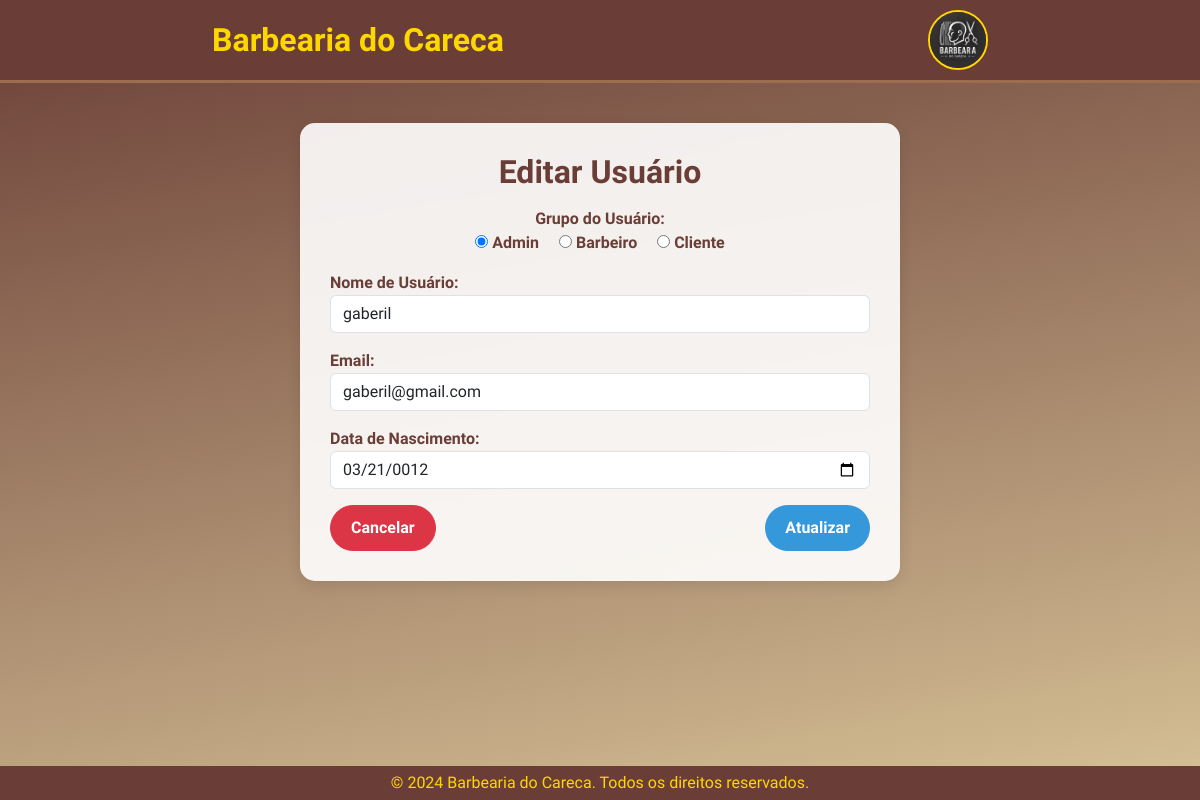
The app's page /editar.php?id=14 with its own data.
### tables this page shows
CREATE TABLE `abc` (
  `id_usuario` int(11) NOT NULL,
  `nome` varchar(256) NOT NULL,
  `email` varchar(128) NOT NULL,
  `data_de_nascimento` date NOT NULL,
  `id_grupo` int(11) NOT NULL,
  `data_criacao` datetime NOT NULL DEFAULT current_timestamp()
);

### editar.php (the view, shortened to what this page needs)
<?php
include "conexao.php";
if (isset($_GET['id'])) {
    $id = $_GET['id'];
    $sql = "SELECT * FROM abc WHERE id_usuario = $id";
    $result = $conn->query($sql);
    if ($result->num_rows > 0) {
        $user = $result->fetch_assoc();
    } else {
        echo "Usuário não encontrado!";
        exit;
    }
}
?>
<!DOCTYPE html>
<html lang="pt-BR">
<head>
    <link href="https://cdn.jsdelivr.net/npm/bootstrap@5.3.3/dist/css/bootstrap.min.css" rel="stylesheet">
</head>
<body>
<nav>
   <div class="container1">
   <a href="index.php"><div class="brand">Barbearia do Careca</div></a>
   <a href="index.php"><img src="imagens/logu.webp" alt="Logo"></a>
    </div>
</nav><br>
<div class="container mt-3">
  <h2>Editar Usuário</h2>
  <form action="editar.php?id=<?php echo $id; ?>" method="POST">
    <div class="mb-3 mt-3" id="group">
      <label class="radio-group form-check-label">Grupo do Usuário:</label>
      <div class="radio-group">
          <div>
              <input type="radio" id="grupo1" name="id_grupo" value="1" <?php if ($user['id_grupo'] == 1) echo 'checked'; ?> onclick="info()">
              <label for="grupo1">Admin</label>
          </div>
          <div>
              <input type="radio" id="grupo2" name="id_grupo" value="2" <?php if ($user['id_grupo'] == 2) echo 'checked'; ?> onclick="info()">
              <label for="grupo2">Barbeiro</label>
          </div>
          <div>
              <input type="radio" id="grupo3" name="id_grupo" value="3" <?php if ($user['id_grupo'] == 3) echo 'checked'; ?> onclick="info()">
              <label for="grupo3">Cliente</label>
          </div>
      </div>
    </div>
    <div class="mb-3 mt-3">
      <label for="nome">Nome de Usuário:</label>
      <input id="nome" name="nome" class="form-control" type="text" value="<?php echo $user['nome']; ?>" required>
    </div>
    <div class="mb-3 mt-3">
      <label for="email">Email:</label>
      <input id="email" name="email" class="form-control" type="email" value="<?php echo $user['email']; ?>" required>
    </div>
    <div class="mb-3 mt-3">
      <label for="data_de_nascimento">Data de Nascimento:</label>
      <input id="data_de_nascimento" name="data_de_nascimento" class="form-control" type="date" value="<?php echo $user['data_de_nascimento']; ?>" required>
    </div>
    <div class="d-flex justify-content-between mt-3">
      <a href="lista_de_usuarios.php" class="btn btn-danger">Cancelar</a>
      <button type="submit" class="btn btn-primary">Atualizar</button>
    </div>
  </form>
</div>
<footer>
    &copy; 2024 Barbearia do Careca. Todos os direitos reservados.
</footer>
</body>
</html>

### editar.php (style rules this page uses)
body { font-family: 'MedievalSharp', serif; margin: 0; display: flex; flex-direction: column; height: 100vh; background-size: cover; background-position: center; color: #333; background-image: linear-gradient(170deg, #6a3e36, #d7c297); }
nav { background-color: #6a3e36; padding: 10px 0; border-bottom: 3px solid #9c6d4f; }
nav .container1 { display: flex; align-items: center; justify-content: space-around; }
nav .brand { font-size: 2rem; font-weight: bold; color: #ffd700; }
nav img { height: 60px; border: 2px solid #ffd700; border-radius: 50%; }
.container { width: 100%; max-width: 600px; padding: 30px; background-color: rgba(255, 255, 255, 0.9); border-radius: 15px; box-shadow: 0 4px 15px rgba(0, 0, 0, 0.1); backdrop-filter: blur(30px); }
h2, label { text-align: center; color: #6a3e36; font-weight: bold; }
.radio-group { display: flex; justify-content: center; gap: 20px; }
.btn { border-radius: 25px; padding: 10px 20px; font-weight: 600; transition: background-color 0.3s ease; color: #fff; }
.btn-primary { background-color: #3498db; border: none; }
a { text-decoration: none; }
footer { padding: 5px; width: 100%; text-align: center; color: #ffd700; margin-top: auto; background-color: #6a3e36; }

### records on screen
abc: id_grupo "☑ Admin", id_grupo "☐ Barbeiro", id_grupo "☐ Cliente", nome "gaberil", email "gaberil@gmail.com", data_de_nascimento "03/21/0012"
